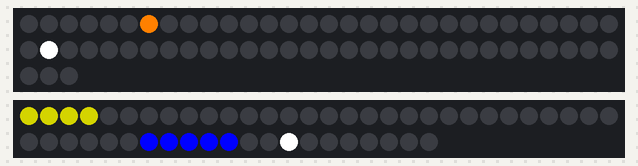
A sketch run on a simulated Arduino Uno, built with avr-gcc and run on an emulated ATmega328P. Shown: 63 RGB LEDs in strip order, left to right, continuing on the next row, 51 RGB LEDs in strip order, left to right, continuing on the next row. Random numbers use the default seed unless the sketch sets one.

Above: at 0.89 s.
At 1.51 s:
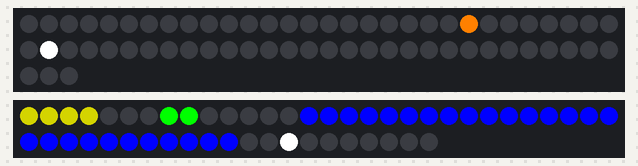
At 32.8 s:
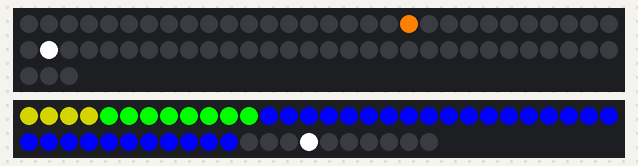

The sketch:

StarGateTest3.ino
```cpp
#include <FastLED.h>

#define GATE_LED_PIN 0
#define STAIRS_LED_PIN 5

#define GATE_LED_COUNT 63
#define STAIRS_LED_COUNT 51 // plus actual sairs

#define LED_TYPE WS2812
#define COLOR_ORDER GRB

CRGB Gate_strip[GATE_LED_COUNT];
CRGB Stair_strip[STAIRS_LED_COUNT];

int i = 0;
int m0de = 1;

int ChveronsLocks[] = {3, 10, 17, 24, 31,
                       38, 45, 52, 59}; // chevron middle bits
int ChveronsSides[] = {
    2, 4, 9, 11, 16, 18, 23, 25, 30,
    32, 37, 39, 44, 46, 51, 53, 58, 60}; // chevron side bits // dont realy need
int Symbols[] = {0, 1, 5, 6, 7, 8, 12, 13, 14, 15, 19, 20,
                 21, 22, 26, 27, 28, 29, 33, 34, 35, 36, 40, 41,
                 42, 43, 47, 48, 49, 50, 54, 55, 56, 57, 61, 62}; // symoblosl

int Back[] = {41, 42, 43, 44, 45, 46, 47, 48, 49, 50}; // the back

int Stairs[] = {         // The stairs
    12, 13,              // Step 1 (top step)
    14, 15, 16,          // Step 2
    17, 18, 19,          // Step 3
    20, 21, 22,          // Step 4
    23, 24, 25, 26,      // Step 5
    27, 28, 29, 30,      // Step 6
    31, 32, 33, 34, 35,  // Step 7
    40, 39, 38, 37, 36}; // Step 8 (bottom step)

int Sides[] = {7, 8, 6, 9, 5, 10, 4, 11}; // the sides, in light order
int StairLights[] = {0, 1, 2, 3};         // side ligitng on stairs

struct BackAnimationState
{
  int update_interval = 50;
  int last_update_time = 0;
  int index = 0;
};
BackAnimationState backState;

struct SideAnimationState
{
  int update_interval = 500;
  int last_update_time = 0;
  int index = 0;
};
SideAnimationState sideState;

struct StairsAnimationState
{
  int update_interval = 100;
  int last_update_time = 0;
  int counter = 0;
};
StairsAnimationState stairsState;

struct StairLightsAnimationState
{
  int reset_interval = 350;
  int next_update_time_normal = 0;
  int next_update_time_flicker = 0;
  int random_flash = 600;
};
StairLightsAnimationState stairLightsState;

struct SymbolsAnimationState
{
  int last_update_time = 0;
  int update_interval = 50;
  int index = 0;
};
SymbolsAnimationState symbolsState;

void setup()
{
  delay(500);
  FastLED
      .addLeds<LED_TYPE, GATE_LED_PIN, COLOR_ORDER>(Gate_strip, GATE_LED_COUNT)
      .setCorrection(TypicalLEDStrip);
  FastLED
      .addLeds<LED_TYPE, STAIRS_LED_PIN, COLOR_ORDER>(Stair_strip,
                                                      STAIRS_LED_COUNT)
      .setCorrection(TypicalLEDStrip);

  FastLED.clear();
  delay(200);
  Serial.begin(115200);

  // Ensures the next update will be from this time
  backState.last_update_time = millis();
  sideState.last_update_time = millis();
  stairsState.last_update_time = millis();
}

void loop()
{
  unsigned long time = millis();
  UpdateBack(time);
  UpdateSides(time);
  UpdateStairs(time);
  UpdateStairLights(time);
  UpdateSymbols(time);

  Gate_strip[ChveronsLocks[4]] = CRGB(255, 255, 255);

  // CRGB color = CRGB(0, 0, 255);
  //StepThroughArray(Stair_strip, StairLights, 4, color);
  FastLED.show();
  delay(16);


}

void StepThroughArray(CRGB *leds, int *array, int array_size, CRGB &color)
{
  FastLED.clear();
  if (i == array_size)
  {
    i = 0;
  }
  Serial.println(i);
  leds[array[i]] = color;

  i++;
}

void UpdateBack(unsigned long Time)
{
  if (Time > backState.last_update_time + backState.update_interval)
  {
    backState.last_update_time = Time;

    // Turn off previus pixel
    Stair_strip[Back[backState.index]] = CRGB(0, 0, 0);

    // Moves to the next pixel
    backState.index++;

    // So we don't run over the end of the array
    if (backState.index == 10)
    {
      backState.index = 0;
    }

    // Light the next pixel
    Stair_strip[Back[backState.index]] = CRGB(255, 255, 255);
  }
}

void UpdateSides(unsigned long Time)
{
  if (Time > sideState.last_update_time + sideState.update_interval && sideState.index < 8)
  {
    sideState.last_update_time = Time;

    Stair_strip[Sides[sideState.index]] = CRGB(0, 255, 0);
    Stair_strip[Sides[sideState.index + 1]] = CRGB(0, 255, 0);

    sideState.index = sideState.index + 2;
  }
}

void UpdateStairs(unsigned long Time)
{
  if (Time > stairsState.last_update_time + stairsState.update_interval && stairsState.counter < 8)
  {
    stairsState.last_update_time = Time;

    int numberOfStairsToTurnOn = 0;
    switch (stairsState.counter)
    {
    case 0:
      numberOfStairsToTurnOn = 5;
      break;
    case 1:
      numberOfStairsToTurnOn = 10;
      break;
    case 2:
      numberOfStairsToTurnOn = 14;
      break;
    case 3:
      numberOfStairsToTurnOn = 18;
      break;
    case 4:
      numberOfStairsToTurnOn = 21;
      break;
    case 5:
      numberOfStairsToTurnOn = 24;
      break;
    case 6:
      numberOfStairsToTurnOn = 27;
      break;
    case 7:
      numberOfStairsToTurnOn = 29;
      break;
    default:
      break;
    }
    for (int index = 28; index > 28 - numberOfStairsToTurnOn; index--)
    {
      Stair_strip[Stairs[index]] = CRGB(0, 0, 255);
    }
    stairsState.counter++;
  }
}

void UpdateStairLights(unsigned long Time)
{

  if (Time > stairLightsState.next_update_time_flicker)
  {
    stairLightsState.next_update_time_flicker = Time + random(1000, 5000);

    // picks left/right
    int led1, led2 = 0;
    if (random(0, 2))
    {
      led1 = 0;
      led2 = 1;
    }
    else
    {
      led1 = 2;
      led2 = 3;
    }

    // Picks up/down
    if (random(0, 2))
    {
      Stair_strip[StairLights[led1]] = CRGB(255, 255, 255);
      Stair_strip[StairLights[led2]] = CRGB(255, 255, 255);
    }
    else
    {
      Stair_strip[StairLights[led1]] = CRGB(80, 80, 80);
      Stair_strip[StairLights[led2]] = CRGB(80, 80, 80);
    }
  }

  if (Time > stairLightsState.next_update_time_normal)
  {
    stairLightsState.next_update_time_normal = Time + stairLightsState.reset_interval;
    for (int index = 0; index < 4; index++)
    {
      Stair_strip[StairLights[index]] = CRGB(128, 128, 0);
    }
  }
}

void UpdateSymbols(unsigned long Time)
{
  if (Time > symbolsState.last_update_time + symbolsState.update_interval)
  {
    symbolsState.last_update_time = Time;

    Gate_strip[Symbols[symbolsState.index]] = CRGB(0, 0, 0);
    symbolsState.index++;

    if (symbolsState.index > 35)
    {
      symbolsState.index = 0;
    }

    Gate_strip[Symbols[symbolsState.index]] = CRGB(255, 128, 0);
  }
}
```
